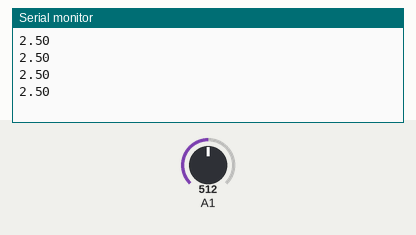
Recording of a sketch running on a simulated Arduino Uno, built with avr-gcc and run on an emulated ATmega328P. Parts: the last lines printed to the serial monitor. The inputs (shaded band) are chosen by the test bench; at power-on: A1 = 512.

Above: at 1.2 s.
1.3 s: A1 set to 716
At 1.71 s:
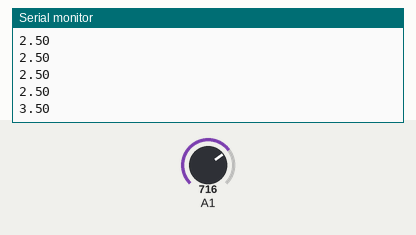
2.8 s: A1 set to 900
At 2.91 s:
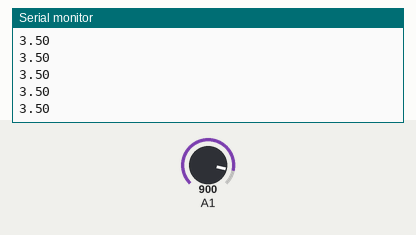
Timing chart, 0 to 5.8 s (numbered marks = the images above; inputs shaded):
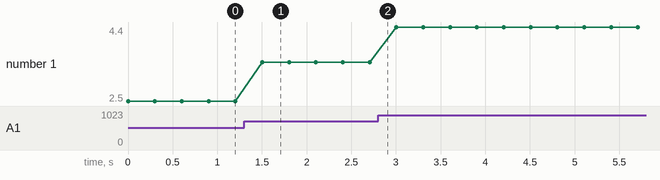

The sketch:

sketch_phMeter_setup.ino
```cpp
void setup() {
 // initialize serial communication at 9600 bits per second:
 Serial.begin(9600);
}

// the loop routine runs over and over showing the voltage on A0
void loop() {
 // read the input on analog pin 0:
 int sensorValue = analogRead(A1);
 // Convert the analog reading (which goes from 0 - 1023) to a voltage (0 - 5V):
 float voltage = sensorValue * (5.0 / 1023.0);
 // print out the value you read:
 Serial.println(voltage);
 delay(300);
}
```

Measured:
- after the input at 1.3 s, the serial monitor: prints a new line after 0.20 s (image 1)
- plotted number 1: 2.5 → 3.5 after the input at 1.3 s, 3.5 → 4.4 after the input at 2.8 s
